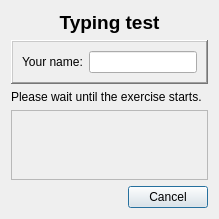
<?xml version="1.0" encoding="UTF-8"?>
<ui version="4.0">
 <class>testWaitDialog</class>
 <widget class="QDialog" name="testWaitDialog">
  <property name="geometry">
   <rect>
    <x>0</x>
    <y>0</y>
    <width>602</width>
    <height>250</height>
   </rect>
  </property>
  <property name="windowTitle">
   <string notr="true">Typing test</string>
  </property>
  <layout class="QVBoxLayout" name="verticalLayout">
   <property name="sizeConstraint">
    <enum>QLayout::SetFixedSize</enum>
   </property>
   <item>
    <widget class="QLabel" name="title">
     <property name="sizePolicy">
      <sizepolicy hsizetype="Preferred" vsizetype="Fixed">
       <horstretch>0</horstretch>
       <verstretch>0</verstretch>
      </sizepolicy>
     </property>
     <property name="font">
      <font>
       <pointsize>14</pointsize>
       <weight>75</weight>
       <bold>true</bold>
      </font>
     </property>
     <property name="text">
      <string>Typing test</string>
     </property>
     <property name="alignment">
      <set>Qt::AlignCenter</set>
     </property>
    </widget>
   </item>
   <item>
    <widget class="QFrame" name="form">
     <property name="frameShape">
      <enum>QFrame::WinPanel</enum>
     </property>
     <property name="frameShadow">
      <enum>QFrame::Raised</enum>
     </property>
     <layout class="QFormLayout" name="formLayout">
      <item row="0" column="0">
       <widget class="QLabel" name="nameLabel">
        <property name="text">
         <string>Your name:</string>
        </property>
       </widget>
      </item>
      <item row="0" column="1">
       <widget class="QLineEdit" name="nameEdit">
        <property name="maxLength">
         <number>64</number>
        </property>
       </widget>
      </item>
     </layout>
    </widget>
   </item>
   <item>
    <widget class="QLabel" name="waitLabel">
     <property name="text">
      <string>Please wait until the exercise starts.</string>
     </property>
    </widget>
   </item>
   <item>
    <widget class="QScrollArea" name="textArea">
     <property name="verticalScrollBarPolicy">
      <enum>Qt::ScrollBarAsNeeded</enum>
     </property>
     <property name="horizontalScrollBarPolicy">
      <enum>Qt::ScrollBarAlwaysOff</enum>
     </property>
     <property name="widgetResizable">
      <bool>true</bool>
     </property>
     <widget class="QWidget" name="textAreaContents">
      <property name="geometry">
       <rect>
        <x>0</x>
        <y>0</y>
        <width>586</width>
        <height>83</height>
       </rect>
      </property>
      <layout class="QVBoxLayout" name="verticalLayout_2">
       <item>
        <widget class="QLabel" name="textLabel">
         <property name="text">
          <string notr="true"/>
         </property>
         <property name="textFormat">
          <enum>Qt::PlainText</enum>
         </property>
         <property name="alignment">
          <set>Qt::AlignLeading|Qt::AlignLeft|Qt::AlignTop</set>
         </property>
        </widget>
       </item>
      </layout>
     </widget>
    </widget>
   </item>
   <item>
    <widget class="QDialogButtonBox" name="buttonBox">
     <property name="standardButtons">
      <set>QDialogButtonBox::Cancel</set>
     </property>
    </widget>
   </item>
  </layout>
 </widget>
 <resources/>
 <connections/>
</ui>
